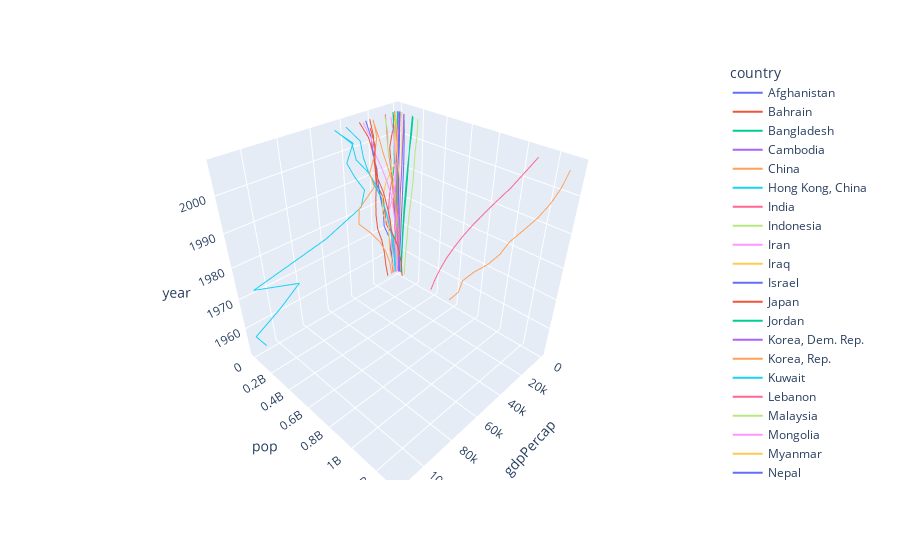

This figure's notebook cell:
### Markdown cell above
9

### Code cell
df = px.data.gapminder().query("continent=='Asia'")
fig = px.line_3d(df,x="gdpPercap",y="pop",z="year",color="country")
fig.show()

### Figure 1 — Plotly figure (JSON) as saved in the notebook; plotly's stock layout.template omitted (floating-point values rounded to 4 significant figures)
{"data": [{"hovertemplate": "country=Afghanistan<br>gdpPercap=%{x}<br>pop=%{y}<br>year=%{z}<extra></extra>", "legendgroup": "Afghanistan", "line": {"color": "#636efa", "dash": "solid"}, "marker": {"symbol": "circle"}, "mode": "lines", "name": "Afghanistan", "scene": "scene", "showlegend": true, "type": "scatter3d", "x": [779.4, 820.9, 853.1, 836.2, 740.0, 786.1, 978.0, 852.4, 649.3, 635.3, 726.7, 974.6], "y": [8425333, 9240934, 10267083, 11537966, 13079460, 14880372, 12881816, 13867957, 16317921, 22227415, 25268405, 31889923], "z": [1952, 1957, 1962, 1967, 1972, 1977, 1982, 1987, 1992, 1997, 2002, 2007]}, {"hovertemplate": "country=Bahrain<br>gdpPercap=%{x}<br>pop=%{y}<br>year=%{z}<extra></extra>", "legendgroup": "Bahrain", "line": {"color": "#EF553B", "dash": "solid"}, "marker": {"symbol": "circle"}, "mode": "lines", "name": "Bahrain", "scene": "scene", "showlegend": true, "type": "scatter3d", "x": [9867.0, 11640.0, 12750.0, 14800.0, 18270.0, 19340.0, 19210.0, 18520.0, 19040.0, 20290.0, 23400.0, 29800.0], "y": [120447, 138655, 171863, 202182, 230800, 297410, 377967, 454612, 529491, 598561, 656397, 708573], "z": [1952, 1957, 1962, 1967, 1972, 1977, 1982, 1987, 1992, 1997, 2002, 2007]}, {"hovertemplate": "country=Bangladesh<br>gdpPercap=%{x}<br>pop=%{y}<br>year=%{z}<extra></extra>", "legendgroup": "Bangladesh", "line": {"color": "#00cc96", "dash": "solid"}, "marker": {"symbol": "circle"}, "mode": "lines", "name": "Bangladesh", "scene": "scene", "showlegend": true, "type": "scatter3d", "x": [684.2, 661.6, 686.3, 721.2, 630.2, 659.9, 677.0, 752.0, 837.8, 972.8, 1136.0, 1391.0], "y": [46886859, 51365468, 56839289, 62821884, 70759295, 80428306, 93074406, 103764241, 113704579, 123315288, 135656790, 150448339], "z": [1952, 1957, 1962, 1967, 1972, 1977, 1982, 1987, 1992, 1997, 2002, 2007]}, {"hovertemplate": "country=Cambodia<br>gdpPercap=%{x}<br>pop=%{y}<br>year=%{z}<extra></extra>", "legendgroup": "Cambodia", "line": {"color": "#ab63fa", "dash": "solid"}, "marker": {"symbol": "circle"}, "mode": "lines", "name": "Cambodia", "scene": "scene", "showlegend": true, "type": "scatter3d", "x": [368.5, 434.0, 496.9, 523.4, 421.6, 525.0, 624.5, 683.9, 682.3, 734.3, 896.2, 1714.0], "y": [4693836, 5322536, 6083619, 6960067, 7450606, 6978607, 7272485, 8371791, 10150094, 11782962, 12926707, 14131858], "z": [1952, 1957, 1962, 1967, 1972, 1977, 1982, 1987, 1992, 1997, 2002, 2007]}, {"hovertemplate": "country=China<br>gdpPercap=%{x}<br>pop=%{y}<br>year=%{z}<extra></extra>", "legendgroup": "China", "line": {"color": "#FFA15A", "dash": "solid"}, "marker": {"symbol": "circle"}, "mode": "lines", "name": "China", "scene": "scene", "showlegend": true, "type": "scatter3d", "x": [400.4, 576.0, 487.7, 612.7, 676.9, 741.2, 962.4, 1379.0, 1656.0, 2289.0, 3119.0, 4959.0], "y": [556263527, 637408000, 665770000, 754550000, 862030000, 943455000, 1000281000, 1084035000, 1164970000, 1230075000, 1280400000, 1318683096], "z": [1952, 1957, 1962, 1967, 1972, 1977, 1982, 1987, 1992, 1997, 2002, 2007]}, {"hovertemplate": "country=Hong Kong, China<br>gdpPercap=%{x}<br>pop=%{y}<br>year=%{z}<extra></extra>", "legendgroup": "Hong Kong, China", "line": {"color": "#19d3f3", "dash": "solid"}, "marker": {"symbol": "circle"}, "mode": "lines", "name": "Hong Kong, China", "scene": "scene", "showlegend": true, "type": "scatter3d", "x": [3054.0, 3629.0, 4693.0, 6198.0, 8316.0, 11190.0, 14560.0, 20040.0, 24760.0, 28380.0, 30210.0, 39720.0], "y": [2125900, 2736300, 3305200, 3722800, 4115700, 4583700, 5264500, 5584510, 5829696, 6495918, 6762476, 6980412], "z": [1952, 1957, 1962, 1967, 1972, 1977, 1982, 1987, 1992, 1997, 2002, 2007]}, {"hovertemplate": "country=India<br>gdpPercap=%{x}<br>pop=%{y}<br>year=%{z}<extra></extra>", "legendgroup": "India", "line": {"color": "#FF6692", "dash": "solid"}, "marker": {"symbol": "circle"}, "mode": "lines", "name": "India", "scene": "scene", "showlegend": true, "type": "scatter3d", "x": [546.6, 590.1, 658.3, 700.8, 724.0, 813.3, 855.7, 976.5, 1164.0, 1459.0, 1747.0, 2452.0], "y": [372000000, 409000000, 454000000, 506000000, 567000000, 634000000, 708000000, 788000000, 872000000, 959000000, 1034172547, 1110396331], "z": [1952, 1957, 1962, 1967, 1972, 1977, 1982, 1987, 1992, 1997, 2002, 2007]}, {"hovertemplate": "country=Indonesia<br>gdpPercap=%{x}<br>pop=%{y}<br>year=%{z}<extra></extra>", "legendgroup": "Indonesia", "line": {"color": "#B6E880", "dash": "solid"}, "marker": {"symbol": "circle"}, "mode": "lines", "name": "Indonesia", "scene": "scene", "showlegend": true, "type": "scatter3d", "x": [749.7, 858.9, 849.3, 762.4, 1111.0, 1383.0, 1517.0, 1748.0, 2383.0, 3119.0, 2874.0, 3541.0], "y": [82052000, 90124000, 99028000, 109343000, 121282000, 136725000, 153343000, 169276000, 184816000, 199278000, 211060000, 223547000], "z": [1952, 1957, 1962, 1967, 1972, 1977, 1982, 1987, 1992, 1997, 2002, 2007]}, {"hovertemplate": "country=Iran<br>gdpPercap=%{x}<br>pop=%{y}<br>year=%{z}<extra></extra>", "legendgroup": "Iran", "line": {"color": "#FF97FF", "dash": "solid"}, "marker": {"symbol": "circle"}, "mode": "lines", "name": "Iran", "scene": "scene", "showlegend": true, "type": "scatter3d", "x": [3035.0, 3290.0, 4187.0, 5907.0, 9614.0, 11890.0, 7608.0, 6643.0, 7236.0, 8264.0, 9241.0, 11610.0], "y": [17272000, 19792000, 22874000, 26538000, 30614000, 35480679, 43072751, 51889696, 60397973, 63327987, 66907826, 69453570], "z": [1952, 1957, 1962, 1967, 1972, 1977, 1982, 1987, 1992, 1997, 2002, 2007]}, {"hovertemplate": "country=Iraq<br>gdpPercap=%{x}<br>pop=%{y}<br>year=%{z}<extra></extra>", "legendgroup": "Iraq", "line": {"color": "#FECB52", "dash": "solid"}, "marker": {"symbol": "circle"}, "mode": "lines", "name": "Iraq", "scene": "scene", "showlegend": true, "type": "scatter3d", "x": [4130.0, 6229.0, 8342.0, 8931.0, 9576.0, 14690.0, 14520.0, 11640.0, 3746.0, 3076.0, 4391.0, 4471.0], "y": [5441766, 6248643, 7240260, 8519282, 10061506, 11882916, 14173318, 16543189, 17861905, 20775703, 24001816, 27499638], "z": [1952, 1957, 1962, 1967, 1972, 1977, 1982, 1987, 1992, 1997, 2002, 2007]}, {"hovertemplate": "country=Israel<br>gdpPercap=%{x}<br>pop=%{y}<br>year=%{z}<extra></extra>", "legendgroup": "Israel", "line": {"color": "#636efa", "dash": "solid"}, "marker": {"symbol": "circle"}, "mode": "lines", "name": "Israel", "scene": "scene", "showlegend": true, "type": "scatter3d", "x": [4087.0, 5385.0, 7106.0, 8394.0, 12790.0, 13310.0, 15370.0, 17120.0, 18050.0, 20900.0, 21910.0, 25520.0], "y": [1620914, 1944401, 2310904, 2693585, 3095893, 3495918, 3858421, 4203148, 4936550, 5531387, 6029529, 6426679], "z": [1952, 1957, 1962, 1967, 1972, 1977, 1982, 1987, 1992, 1997, 2002, 2007]}, {"hovertemplate": "country=Japan<br>gdpPercap=%{x}<br>pop=%{y}<br>year=%{z}<extra></extra>", "legendgroup": "Japan", "line": {"color": "#EF553B", "dash": "solid"}, "marker": {"symbol": "circle"}, "mode": "lines", "name": "Japan", "scene": "scene", "showlegend": true, "type": "scatter3d", "x": [3217.0, 4318.0, 6577.0, 9848.0, 14780.0, 16610.0, 19380.0, 22380.0, 26820.0, 28820.0, 28600.0, 31660.0], "y": [86459025, 91563009, 95831757, 100825279, 107188273, 113872473, 118454974, 122091325, 124329269, 125956499, 127065841, 127467972], "z": [1952, 1957, 1962, 1967, 1972, 1977, 1982, 1987, 1992, 1997, 2002, 2007]}, {"hovertemplate": "country=Jordan<br>gdpPercap=%{x}<br>pop=%{y}<br>year=%{z}<extra></extra>", "legendgroup": "Jordan", "line": {"color": "#00cc96", "dash": "solid"}, "marker": {"symbol": "circle"}, "mode": "lines", "name": "Jordan", "scene": "scene", "showlegend": true, "type": "scatter3d", "x": [1547.0, 1886.0, 2348.0, 2742.0, 2111.0, 2852.0, 4161.0, 4449.0, 3432.0, 3645.0, 3845.0, 4519.0], "y": [607914, 746559, 933559, 1255058, 1613551, 1937652, 2347031, 2820042, 3867409, 4526235, 5307470, 6053193], "z": [1952, 1957, 1962, 1967, 1972, 1977, 1982, 1987, 1992, 1997, 2002, 2007]}, {"hovertemplate": "country=Korea, Dem. Rep.<br>gdpPercap=%{x}<br>pop=%{y}<br>year=%{z}<extra></extra>", "legendgroup": "Korea, Dem. Rep.", "line": {"color": "#ab63fa", "dash": "solid"}, "marker": {"symbol": "circle"}, "mode": "lines", "name": "Korea, Dem. Rep.", "scene": "scene", "showlegend": true, "type": "scatter3d", "x": [1088.0, 1571.0, 1622.0, 2144.0, 3702.0, 4106.0, 4107.0, 4106.0, 3726.0, 1691.0, 1647.0, 1593.0], "y": [8865488, 9411381, 10917494, 12617009, 14781241, 16325320, 17647518, 19067554, 20711375, 21585105, 22215365, 23301725], "z": [1952, 1957, 1962, 1967, 1972, 1977, 1982, 1987, 1992, 1997, 2002, 2007]}, {"hovertemplate": "country=Korea, Rep.<br>gdpPercap=%{x}<br>pop=%{y}<br>year=%{z}<extra></extra>", "legendgroup": "Korea, Rep.", "line": {"color": "#FFA15A", "dash": "solid"}, "marker": {"symbol": "circle"}, "mode": "lines", "name": "Korea, Rep.", "scene": "scene", "showlegend": true, "type": "scatter3d", "x": [1031.0, 1488.0, 1536.0, 2029.0, 3031.0, 4657.0, 5623.0, 8533.0, 12100.0, 15990.0, 19230.0, 23350.0], "y": [20947571, 22611552, 26420307, 30131000, 33505000, 36436000, 39326000, 41622000, 43805450, 46173816, 47969150, 49044790], "z": [1952, 1957, 1962, 1967, 1972, 1977, 1982, 1987, 1992, 1997, 2002, 2007]}, {"hovertemplate": "country=Kuwait<br>gdpPercap=%{x}<br>pop=%{y}<br>year=%{z}<extra></extra>", "legendgroup": "Kuwait", "line": {"color": "#19d3f3", "dash": "solid"}, "marker": {"symbol": "circle"}, "mode": "lines", "name": "Kuwait", "scene": "scene", "showlegend": true, "type": "scatter3d", "x": [108400.0, 113500.0, 95460.0, 80890.0, 109300.0, 59270.0, 31350.0, 28120.0, 34930.0, 40300.0, 35110.0, 47310.0], "y": [160000, 212846, 358266, 575003, 841934, 1140357, 1497494, 1891487, 1418095, 1765345, 2111561, 2505559], "z": [1952, 1957, 1962, 1967, 1972, 1977, 1982, 1987, 1992, 1997, 2002, 2007]}, {"hovertemplate": "country=Lebanon<br>gdpPercap=%{x}<br>pop=%{y}<br>year=%{z}<extra></extra>", "legendgroup": "Lebanon", "line": {"color": "#FF6692", "dash": "solid"}, "marker": {"symbol": "circle"}, "mode": "lines", "name": "Lebanon", "scene": "scene", "showlegend": true, "type": "scatter3d", "x": [4835.0, 6090.0, 5715.0, 6007.0, 7486.0, 8660.0, 7641.0, 5377.0, 6891.0, 8755.0, 9314.0, 10460.0], "y": [1439529, 1647412, 1886848, 2186894, 2680018, 3115787, 3086876, 3089353, 3219994, 3430388, 3677780, 3921278], "z": [1952, 1957, 1962, 1967, 1972, 1977, 1982, 1987, 1992, 1997, 2002, 2007]}, {"hovertemplate": "country=Malaysia<br>gdpPercap=%{x}<br>pop=%{y}<br>year=%{z}<extra></extra>", "legendgroup": "Malaysia", "line": {"color": "#B6E880", "dash": "solid"}, "marker": {"symbol": "circle"}, "mode": "lines", "name": "Malaysia", "scene": "scene", "showlegend": true, "type": "scatter3d", "x": [1831.0, 1810.0, 2037.0, 2278.0, 2849.0, 3828.0, 4920.0, 5250.0, 7278.0, 10130.0, 10210.0, 12450.0], "y": [6748378, 7739235, 8906385, 10154878, 11441462, 12845381, 14441916, 16331785, 18319502, 20476091, 22662365, 24821286], "z": [1952, 1957, 1962, 1967, 1972, 1977, 1982, 1987, 1992, 1997, 2002, 2007]}, {"hovertemplate": "country=Mongolia<br>gdpPercap=%{x}<br>pop=%{y}<br>year=%{z}<extra></extra>", "legendgroup": "Mongolia", "line": {"color": "#FF97FF", "dash": "solid"}, "marker": {"symbol": "circle"}, "mode": "lines", "name": "Mongolia", "scene": "scene", "showlegend": true, "type": "scatter3d", "x": [786.6, 912.7, 1056.0, 1226.0, 1422.0, 1648.0, 2001.0, 2338.0, 1785.0, 1902.0, 2141.0, 3096.0], "y": [800663, 882134, 1010280, 1149500, 1320500, 1528000, 1756032, 2015133, 2312802, 2494803, 2674234, 2874127], "z": [1952, 1957, 1962, 1967, 1972, 1977, 1982, 1987, 1992, 1997, 2002, 2007]}, {"hovertemplate": "country=Myanmar<br>gdpPercap=%{x}<br>pop=%{y}<br>year=%{z}<extra></extra>", "legendgroup": "Myanmar", "line": {"color": "#FECB52", "dash": "solid"}, "marker": {"symbol": "circle"}, "mode": "lines", "name": "Myanmar", "scene": "scene", "showlegend": true, "type": "scatter3d", "x": [331.0, 350.0, 388.0, 349.0, 357.0, 371.0, 424.0, 385.0, 347.0, 415.0, 611.0, 944.0], "y": [20092996, 21731844, 23634436, 25870271, 28466390, 31528087, 34680442, 38028578, 40546538, 43247867, 45598081, 47761980], "z": [1952, 1957, 1962, 1967, 1972, 1977, 1982, 1987, 1992, 1997, 2002, 2007]}, {"hovertemplate": "country=Nepal<br>gdpPercap=%{x}<br>pop=%{y}<br>year=%{z}<extra></extra>", "legendgroup": "Nepal", "line": {"color": "#636efa", "dash": "solid"}, "marker": {"symbol": "circle"}, "mode": "lines", "name": "Nepal", "scene": "scene", "showlegend": true, "type": "scatter3d", "x": [545.9, 597.9, 652.4, 676.4, 674.8, 694.1, 718.4, 775.6, 897.7, 1011.0, 1057.0, 1091.0], "y": [9182536, 9682338, 10332057, 11261690, 12412593, 13933198, 15796314, 17917180, 20326209, 23001113, 25873917, 28901790], "z": [1952, 1957, 1962, 1967, 1972, 1977, 1982, 1987, 1992, 1997, 2002, 2007]}, {"hovertemplate": "country=Oman<br>gdpPercap=%{x}<br>pop=%{y}<br>year=%{z}<extra></extra>", "legendgroup": "Oman", "line": {"color": "#EF553B", "dash": "solid"}, "marker": {"symbol": "circle"}, "mode": "lines", "name": "Oman", "scene": "scene", "showlegend": true, "type": "scatter3d", "x": [1828.0, 2243.0, 2925.0, 4721.0, 10620.0, 11850.0, 12950.0, 18120.0, 18620.0, 19700.0, 19770.0, 22320.0], "y": [507833, 561977, 628164, 714775, 829050, 1004533, 1301048, 1593882, 1915208, 2283635, 2713462, 3204897], "z": [1952, 1957, 1962, 1967, 1972, 1977, 1982, 1987, 1992, 1997, 2002, 2007]}, {"hovertemplate": "country=Pakistan<br>gdpPercap=%{x}<br>pop=%{y}<br>year=%{z}<extra></extra>", "legendgroup": "Pakistan", "line": {"color": "#00cc96", "dash": "solid"}, "marker": {"symbol": "circle"}, "mode": "lines", "name": "Pakistan", "scene": "scene", "showlegend": true, "type": "scatter3d", "x": [684.6, 747.1, 803.3, 942.4, 1050.0, 1176.0, 1443.0, 1705.0, 1972.0, 2049.0, 2093.0, 2606.0], "y": [41346560, 46679944, 53100671, 60641899, 69325921, 78152686, 91462088, 105186881, 120065004, 135564834, 153403524, 169270617], "z": [1952, 1957, 1962, 1967, 1972, 1977, 1982, 1987, 1992, 1997, 2002, 2007]}, {"hovertemplate": "country=Philippines<br>gdpPercap=%{x}<br>pop=%{y}<br>year=%{z}<extra></extra>", "legendgroup": "Philippines", "line": {"color": "#ab63fa", "dash": "solid"}, "marker": {"symbol": "circle"}, "mode": "lines", "name": "Philippines", "scene": "scene", "showlegend": true, "type": "scatter3d", "x": [1273.0, 1548.0, 1650.0, 1814.0, 1989.0, 2373.0, 2603.0, 2190.0, 2279.0, 2537.0, 2651.0, 3190.0], "y": [22438691, 26072194, 30325264, 35356600, 40850141, 46850962, 53456774, 60017788, 67185766, 75012988, 82995088, 91077287], "z": [1952, 1957, 1962, 1967, 1972, 1977, 1982, 1987, 1992, 1997, 2002, 2007]}, {"hovertemplate": "country=Saudi Arabia<br>gdpPercap=%{x}<br>pop=%{y}<br>year=%{z}<extra></extra>", "legendgroup": "Saudi Arabia", "line": {"color": "#FFA15A", "dash": "solid"}, "marker": {"symbol": "circle"}, "mode": "lines", "name": "Saudi Arabia", "scene": "scene", "showlegend": true, "type": "scatter3d", "x": [6460.0, 8158.0, 11630.0, 16900.0, 24840.0, 34170.0, 33690.0, 21200.0, 24840.0, 20590.0, 19010.0, 21650.0], "y": [4005677, 4419650, 4943029, 5618198, 6472756, 8128505, 11254672, 14619745, 16945857, 21229759, 24501530, 27601038], "z": [1952, 1957, 1962, 1967, 1972, 1977, 1982, 1987, 1992, 1997, 2002, 2007]}, {"hovertemplate": "country=Singapore<br>gdpPercap=%{x}<br>pop=%{y}<br>year=%{z}<extra></extra>", "legendgroup": "Singapore", "line": {"color": "#19d3f3", "dash": "solid"}, "marker": {"symbol": "circle"}, "mode": "lines", "name": "Singapore", "scene": "scene", "showlegend": true, "type": "scatter3d", "x": [2315.0, 2843.0, 3675.0, 4977.0, 8598.0, 11210.0, 15170.0, 18860.0, 24770.0, 33520.0, 36020.0, 47140.0], "y": [1127000, 1445929, 1750200, 1977600, 2152400, 2325300, 2651869, 2794552, 3235865, 3802309, 4197776, 4553009], "z": [1952, 1957, 1962, 1967, 1972, 1977, 1982, 1987, 1992, 1997, 2002, 2007]}, {"hovertemplate": "country=Sri Lanka<br>gdpPercap=%{x}<br>pop=%{y}<br>year=%{z}<extra></extra>", "legendgroup": "Sri Lanka", "line": {"color": "#FF6692", "dash": "solid"}, "marker": {"symbol": "circle"}, "mode": "lines", "name": "Sri Lanka", "scene": "scene", "showlegend": true, "type": "scatter3d", "x": [1084.0, 1073.0, 1074.0, 1136.0, 1213.0, 1349.0, 1648.0, 1877.0, 2154.0, 2664.0, 3015.0, 3970.0], "y": [7982342, 9128546, 10421936, 11737396, 13016733, 14116836, 15410151, 16495304, 17587060, 18698655, 19576783, 20378239], "z": [1952, 1957, 1962, 1967, 1972, 1977, 1982, 1987, 1992, 1997, 2002, 2007]}, {"hovertemplate": "country=Syria<br>gdpPercap=%{x}<br>pop=%{y}<br>year=%{z}<extra></extra>", "legendgroup": "Syria", "line": {"color": "#B6E880", "dash": "solid"}, "marker": {"symbol": "circle"}, "mode": "lines", "name": "Syria", "scene": "scene", "showlegend": true, "type": "scatter3d", "x": [1643.0, 2117.0, 2193.0, 1882.0, 2571.0, 3195.0, 3762.0, 3117.0, 3341.0, 4014.0, 4091.0, 4185.0], "y": [3661549, 4149908, 4834621, 5680812, 6701172, 7932503, 9410494, 11242847, 13219062, 15081016, 17155814, 19314747], "z": [1952, 1957, 1962, 1967, 1972, 1977, 1982, 1987, 1992, 1997, 2002, 2007]}, {"hovertemplate": "country=Taiwan<br>gdpPercap=%{x}<br>pop=%{y}<br>year=%{z}<extra></extra>", "legendgroup": "Taiwan", "line": {"color": "#FF97FF", "dash": "solid"}, "marker": {"symbol": "circle"}, "mode": "lines", "name": "Taiwan", "scene": "scene", "showlegend": true, "type": "scatter3d", "x": [1207.0, 1508.0, 1823.0, 2644.0, 4063.0, 5597.0, 7426.0, 11050.0, 15220.0, 20210.0, 23240.0, 28720.0], "y": [8550362, 10164215, 11918938, 13648692, 15226039, 16785196, 18501390, 19757799, 20686918, 21628605, 22454239, 23174294], "z": [1952, 1957, 1962, 1967, 1972, 1977, 1982, 1987, 1992, 1997, 2002, 2007]}, {"hovertemplate": "country=Thailand<br>gdpPercap=%{x}<br>pop=%{y}<br>year=%{z}<extra></extra>", "legendgroup": "Thailand", "line": {"color": "#FECB52", "dash": "solid"}, "marker": {"symbol": "circle"}, "mode": "lines", "name": "Thailand", "scene": "scene", "showlegend": true, "type": "scatter3d", "x": [757.8, 793.6, 1002.0, 1295.0, 1524.0, 1961.0, 2393.0, 2983.0, 4617.0, 5853.0, 5913.0, 7458.0], "y": [21289402, 25041917, 29263397, 34024249, 39276153, 44148285, 48827160, 52910342, 56667095, 60216677, 62806748, 65068149], "z": [1952, 1957, 1962, 1967, 1972, 1977, 1982, 1987, 1992, 1997, 2002, 2007]}, {"hovertemplate": "country=Vietnam<br>gdpPercap=%{x}<br>pop=%{y}<br>year=%{z}<extra></extra>", "legendgroup": "Vietnam", "line": {"color": "#636efa", "dash": "solid"}, "marker": {"symbol": "circle"}, "mode": "lines", "name": "Vietnam", "scene": "scene", "showlegend": true, "type": "scatter3d", "x": [605.1, 676.3, 772.0, 637.1, 699.5, 713.5, 707.2, 820.8, 989.0, 1386.0, 1764.0, 2442.0], "y": [26246839, 28998543, 33796140, 39463910, 44655014, 50533506, 56142181, 62826491, 69940728, 76048996, 80908147, 85262356], "z": [1952, 1957, 1962, 1967, 1972, 1977, 1982, 1987, 1992, 1997, 2002, 2007]}, {"hovertemplate": "country=West Bank and Gaza<br>gdpPercap=%{x}<br>pop=%{y}<br>year=%{z}<extra></extra>", "legendgroup": "West Bank and Gaza", "line": {"color": "#EF553B", "dash": "solid"}, "marker": {"symbol": "circle"}, "mode": "lines", "name": "West Bank and Gaza", "scene": "scene", "showlegend": true, "type": "scatter3d", "x": [1516.0, 1827.0, 2199.0, 2650.0, 3133.0, 3683.0, 4336.0, 5107.0, 6018.0, 7111.0, 4515.0, 3025.0], "y": [1030585, 1070439, 1133134, 1142636, 1089572, 1261091, 1425876, 1691210, 2104779, 2826046, 3389578, 4018332], "z": [1952, 1957, 1962, 1967, 1972, 1977, 1982, 1987, 1992, 1997, 2002, 2007]}, {"hovertemplate": "country=Yemen, Rep.<br>gdpPercap=%{x}<br>pop=%{y}<br>year=%{z}<extra></extra>", "legendgroup": "Yemen, Rep.", "line": {"color": "#00cc96", "dash": "solid"}, "marker": {"symbol": "circle"}, "mode": "lines", "name": "Yemen, Rep.", "scene": "scene", "showlegend": true, "type": "scatter3d", "x": [781.7, 804.8, 825.6, 862.4, 1265.0, 1830.0, 1978.0, 1972.0, 1879.0, 2117.0, 2235.0, 2281.0], "y": [4963829, 5498090, 6120081, 6740785, 7407075, 8403990, 9657618, 11219340, 13367997, 15826497, 18701257, 22211743], "z": [1952, 1957, 1962, 1967, 1972, 1977, 1982, 1987, 1992, 1997, 2002, 2007]}], "layout": {"legend": {"title": {"text": "country"}, "tracegroupgap": 0}, "margin": {"t": 60}, "scene": {"domain": {"x": [0, 1], "y": [0, 1]}, "xaxis": {"title": {"text": "gdpPercap"}}, "yaxis": {"title": {"text": "pop"}}, "zaxis": {"title": {"text": "year"}}}}}
